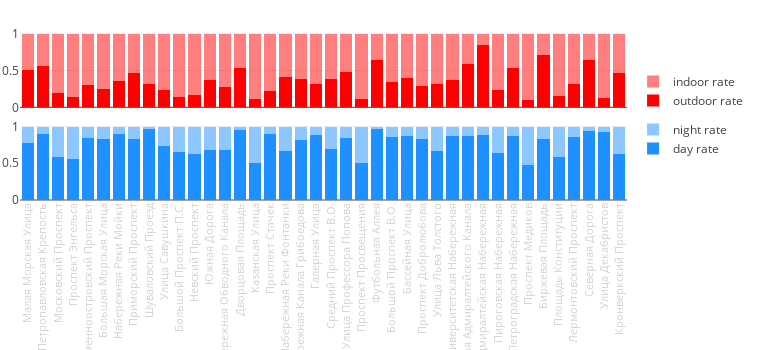

This figure's notebook cell:
### Code cell
ENV_TIME_N_TICKS = 40

####

locations_env = calculate_street_enviroment()

env_data = {}
for street in locations_env['street'].unique():
    outdoor_cn = locations_env[locations_env['street'] == street]['outdoor'].sum()
    indoor_cn = locations_env[locations_env['street'] == street]['indoor'].sum()
    
    env_data[street] = [outdoor_cn, indoor_cn]
    
####

street_outdoor_data, street_indoor_data = [], []
for x in streets:
    street_outdoor_data.append(env_data[x][0])
    street_indoor_data.append(env_data[x][1])
    
####

street_outdoor_data = np.array(street_outdoor_data)
street_indoor_data = np.array(street_indoor_data)

outdoor_rate = street_outdoor_data / (street_indoor_data + street_outdoor_data)

####

cn = Counter()
for loc in list(data1.keys()):
    for photo in data1[loc]:
        for category, val in data1[loc][photo]['categories'].items():
            cn[category] += float(val)
            
all_tags = list(cn.keys())
forbidden_tags = ["beauty_salon", "dressing_room"]
for x in forbidden_tags:
    all_tags.remove(x)

####

scenes_fn = "/Users/pavel/Sources/python/concepts/insta/cv_sandbox/photo_tagger/scenes_{}.json"

selected_tags = get_tags('selected')

opposite_scenes = load_json(scenes_fn.format(OPPOSITE_CITY))
target_scenes = load_json(scenes_fn.format(CITY))

opposite_tags_table = build_tags_table(all_tags, opposite_scenes)
target_tags_table = build_tags_table(all_tags, target_scenes)

general_tags_table = np.vstack((target_tags_table[all_tags].values.tolist(), 
                                opposite_tags_table[all_tags].values.tolist()))

target_scenes = load_json(scenes_fn.format(CITY))
target_tags_table = build_tags_table(all_tags, target_scenes)

####

night_tags = ['bar', 'discotheque', 'beer_hall', 'pub/indoor', 'restaurant']
day_tags = [x for x in SELECTED_TAGS if not x in night_tags and \
                                        not x in forbidden_tags]

####

daily_activity_list = []
for loc in list(data1.keys()):
    row = target_tags_table[target_tags_table['id'] == loc]
    day_val = row[day_tags].values.sum()
    night_val = row[night_tags].values.sum()
    if loc in id2loc:
        street = geo_table[geo_table['id'] == int(loc)][STREET_COLUMN].tolist()
        if street and street[0] != 'None':
            daily_activity_list.append([loc, day_val, night_val, street[0]])
        
daily_activity_table = pd.DataFrame(daily_activity_list)
daily_activity_table.columns = ['id', 'day', 'night', 'street']

####

daily_activity_dict = {}
for street in locations_env['street'].unique():
    day_cn = daily_activity_table[daily_activity_table['street'] == street]['day'].values.sum()
    night_cn = daily_activity_table[daily_activity_table['street'] == street]['night'].values.sum()
    
    daily_activity_dict[street] = [day_cn, night_cn]
    
####

street_day_activity, street_night_activity = [], []
for x in streets:
    if x in daily_activity_dict:
        street_day_activity.append(daily_activity_dict[x][0])
        street_night_activity.append(daily_activity_dict[x][1])
        
####

street_ticks = np.array(streets)

street_day_activity = np.array(street_day_activity)
street_night_activity = np.array(street_night_activity)

day_activity_rate = np.array(street_day_activity / 
                             (street_day_activity + street_night_activity))

VERTICAL_SPACING = 0.09
fig = tools.make_subplots(rows=2, cols=1,
                          vertical_spacing=VERTICAL_SPACING,
                          print_grid=False)

ENV_COLOR = 'red'
INDOOR_OPACITY = 0.5

outdoor_trace = go.Bar(
    y=outdoor_rate[:ENV_TIME_N_TICKS],
    x=street_ticks[:ENV_TIME_N_TICKS],
    marker=dict(color=ENV_COLOR), 
    name="outdoor rate",
    legendgroup='group1'
)

indoor_trace = go.Bar(
    y=1-outdoor_rate[:ENV_TIME_N_TICKS],
    x=street_ticks[:ENV_TIME_N_TICKS],
    marker=dict(color=ENV_COLOR), 
    opacity=INDOOR_OPACITY,
    name="indoor rate",
    legendgroup='group1'
)

fig.append_trace(outdoor_trace, 1, 1)
fig.append_trace(indoor_trace, 1, 1)

DAILY_COLOR = 'dodgerblue'
NIGHT_OPACITY = 0.5

day_trace = go.Bar(y=day_activity_rate[:ENV_TIME_N_TICKS],
                   x=street_ticks[:ENV_TIME_N_TICKS],
                   marker=dict(color=DAILY_COLOR), 
                   name="day rate",
                   legendgroup='group2')

night_trace = go.Bar(y=1-day_activity_rate[:ENV_TIME_N_TICKS],
                     x=street_ticks[:ENV_TIME_N_TICKS],
                     marker=dict(color=DAILY_COLOR), 
                     opacity=NIGHT_OPACITY,
                     name="night rate",
                     legendgroup='group2')

fig.append_trace(day_trace, 2, 1)
fig.append_trace(night_trace, 2, 1)

MARGIN = go.layout.Margin(t=30, b=150, l=20)
FONTSIZE = 11
FONTCOLOR = 'lightgrey'
PLOT_HEIGHT = 350
PLOT_WIDTH = 760
LEGEND_X = 1.01
LEGEND_Y = 0.5

fig['layout'].update(width=PLOT_WIDTH, height=PLOT_HEIGHT,
                     legend=dict(x=LEGEND_X, y=LEGEND_Y), 
                     barmode='stack', margin=MARGIN,
                     xaxis1=dict(showticklabels=False),
                     xaxis2=dict(tickangle=-90, 
                                 tickfont=dict(size=FONTSIZE, color=FONTCOLOR)))

py.iplot(fig, show_link=False)

### Figure 1 — Plotly figure (JSON) as saved in the notebook; plotly's stock layout.template omitted (floating-point values rounded to 4 significant figures)
{"data": [{"legendgroup": "group1", "marker": {"color": "red"}, "name": "outdoor rate", "type": "bar", "uid": "1650cea6-fbbb-11e8-a647-3c15c2cf2370", "x": ["Малая Морская Улица", "Петропавловская Крепость", "Московский Проспект", "Проспект Энгельса", "Каменноостровский Проспект", "Большая Морская Улица", "Набережная Реки Мойки", "Приморский Проспект", "Шуваловский Проезд", "Улица Савушкина", "Большой Проспект П.С.", "Невский Проспект", "Южная Дорога", "Набережная Обводного Канала", "Дворцовая Площадь", "Казанская Улица", "Проспект Стачек", "Набережная Реки Фонтанки", "Набережная Канала Грибоедова", "Галерная Улица", "Средний Проспект В.О.", "Улица Профессора Попова", "Проспект Просвещения", "Футбольная Аллея", "Большой Проспект В.О.", "Бассейная Улица", "Проспект Добролюбова", "Улица Льва Толстого", "Университетская Набережная", "Набережная Адмиралтейского Канала", "Адмиралтейская Набережная", "Пироговская Набережная", "Петроградская Набережная", "Проспект Медиков", "Биржевая Площадь", "Площадь Конституции", "Лермонтовский Проспект", "Северная Дорога", "Улица Декабристов", "Кронверкский Проспект"], "xaxis": "x", "y": [0.5045, 0.5642, 0.1983, 0.1474, 0.3066, 0.2486, 0.3637, 0.4695, 0.3171, 0.2391, 0.1469, 0.1714, 0.3767, 0.2716, 0.5347, 0.113, 0.2235, 0.4156, 0.3917, 0.3137, 0.3813, 0.4821, 0.1201, 0.6386, 0.3404, 0.3981, 0.2911, 0.3188, 0.3722, 0.5893, 0.849, 0.238, 0.532, 0.102, 0.7059, 0.1598, 0.3197, 0.6482, 0.1287, 0.4649], "yaxis": "y"}, {"legendgroup": "group1", "marker": {"color": "red"}, "name": "indoor rate", "opacity": 0.5, "type": "bar", "uid": "1651a25e-fbbb-11e8-8128-3c15c2cf2370", "x": ["Малая Морская Улица", "Петропавловская Крепость", "Московский Проспект", "Проспект Энгельса", "Каменноостровский Проспект", "Большая Морская Улица", "Набережная Реки Мойки", "Приморский Проспект", "Шуваловский Проезд", "Улица Савушкина", "Большой Проспект П.С.", "Невский Проспект", "Южная Дорога", "Набережная Обводного Канала", "Дворцовая Площадь", "Казанская Улица", "Проспект Стачек", "Набережная Реки Фонтанки", "Набережная Канала Грибоедова", "Галерная Улица", "Средний Проспект В.О.", "Улица Профессора Попова", "Проспект Просвещения", "Футбольная Аллея", "Большой Проспект В.О.", "Бассейная Улица", "Проспект Добролюбова", "Улица Льва Толстого", "Университетская Набережная", "Набережная Адмиралтейского Канала", "Адмиралтейская Набережная", "Пироговская Набережная", "Петроградская Набережная", "Проспект Медиков", "Биржевая Площадь", "Площадь Конституции", "Лермонтовский Проспект", "Северная Дорога", "Улица Декабристов", "Кронверкский Проспект"], "xaxis": "x", "y": [0.4955, 0.4358, 0.8017, 0.8526, 0.6934, 0.7514, 0.6363, 0.5305, 0.6829, 0.7609, 0.8531, 0.8286, 0.6233, 0.7284, 0.4653, 0.887, 0.7765, 0.5844, 0.6083, 0.6863, 0.6187, 0.5179, 0.8799, 0.3614, 0.6596, 0.6019, 0.7089, 0.6812, 0.6278, 0.4107, 0.151, 0.762, 0.468, 0.898, 0.2941, 0.8402, 0.6803, 0.3518, 0.8713, 0.5351], "yaxis": "y"}, {"legendgroup": "group2", "marker": {"color": "dodgerblue"}, "name": "day rate", "type": "bar", "uid": "1653a18a-fbbb-11e8-9e24-3c15c2cf2370", "x": ["Малая Морская Улица", "Петропавловская Крепость", "Московский Проспект", "Проспект Энгельса", "Каменноостровский Проспект", "Большая Морская Улица", "Набережная Реки Мойки", "Приморский Проспект", "Шуваловский Проезд", "Улица Савушкина", "Большой Проспект П.С.", "Невский Проспект", "Южная Дорога", "Набережная Обводного Канала", "Дворцовая Площадь", "Казанская Улица", "Проспект Стачек", "Набережная Реки Фонтанки", "Набережная Канала Грибоедова", "Галерная Улица", "Средний Проспект В.О.", "Улица Профессора Попова", "Проспект Просвещения", "Футбольная Аллея", "Большой Проспект В.О.", "Бассейная Улица", "Проспект Добролюбова", "Улица Льва Толстого", "Университетская Набережная", "Набережная Адмиралтейского Канала", "Адмиралтейская Набережная", "Пироговская Набережная", "Петроградская Набережная", "Проспект Медиков", "Биржевая Площадь", "Площадь Конституции", "Лермонтовский Проспект", "Северная Дорога", "Улица Декабристов", "Кронверкский Проспект"], "xaxis": "x2", "y": [0.7699, 0.8944, 0.5829, 0.5527, 0.8387, 0.8346, 0.893, 0.8335, 0.9656, 0.7386, 0.6569, 0.6226, 0.6788, 0.6777, 0.9565, 0.5022, 0.9024, 0.6622, 0.8118, 0.8862, 0.6936, 0.8471, 0.5083, 0.9687, 0.8598, 0.8698, 0.8338, 0.661, 0.8742, 0.8687, 0.8907, 0.6349, 0.8717, 0.4744, 0.827, 0.5854, 0.8531, 0.9382, 0.9237, 0.627], "yaxis": "y2"}, {"legendgroup": "group2", "marker": {"color": "dodgerblue"}, "name": "night rate", "opacity": 0.5, "type": "bar", "uid": "16546d74-fbbb-11e8-b129-3c15c2cf2370", "x": ["Малая Морская Улица", "Петропавловская Крепость", "Московский Проспект", "Проспект Энгельса", "Каменноостровский Проспект", "Большая Морская Улица", "Набережная Реки Мойки", "Приморский Проспект", "Шуваловский Проезд", "Улица Савушкина", "Большой Проспект П.С.", "Невский Проспект", "Южная Дорога", "Набережная Обводного Канала", "Дворцовая Площадь", "Казанская Улица", "Проспект Стачек", "Набережная Реки Фонтанки", "Набережная Канала Грибоедова", "Галерная Улица", "Средний Проспект В.О.", "Улица Профессора Попова", "Проспект Просвещения", "Футбольная Аллея", "Большой Проспект В.О.", "Бассейная Улица", "Проспект Добролюбова", "Улица Льва Толстого", "Университетская Набережная", "Набережная Адмиралтейского Канала", "Адмиралтейская Набережная", "Пироговская Набережная", "Петроградская Набережная", "Проспект Медиков", "Биржевая Площадь", "Площадь Конституции", "Лермонтовский Проспект", "Северная Дорога", "Улица Декабристов", "Кронверкский Проспект"], "xaxis": "x2", "y": [0.2301, 0.1056, 0.4171, 0.4473, 0.1613, 0.1654, 0.107, 0.1665, 0.0344, 0.2614, 0.3431, 0.3774, 0.3212, 0.3223, 0.04346, 0.4978, 0.09756, 0.3378, 0.1882, 0.1138, 0.3064, 0.1529, 0.4917, 0.03134, 0.1402, 0.1302, 0.1662, 0.339, 0.1258, 0.1313, 0.1093, 0.3651, 0.1283, 0.5256, 0.173, 0.4146, 0.1469, 0.06181, 0.07631, 0.373], "yaxis": "y2"}], "layout": {"barmode": "stack", "height": 350, "legend": {"x": 1.01, "y": 0.5}, "margin": {"b": 150, "l": 20, "t": 30}, "width": 760, "xaxis": {"anchor": "y", "domain": [0, 1], "showticklabels": false}, "xaxis2": {"anchor": "y2", "domain": [0, 1], "tickangle": -90, "tickfont": {"color": "lightgrey", "size": 11}}, "yaxis": {"anchor": "x", "domain": [0.545, 1]}, "yaxis2": {"anchor": "x2", "domain": [0, 0.455]}}}
